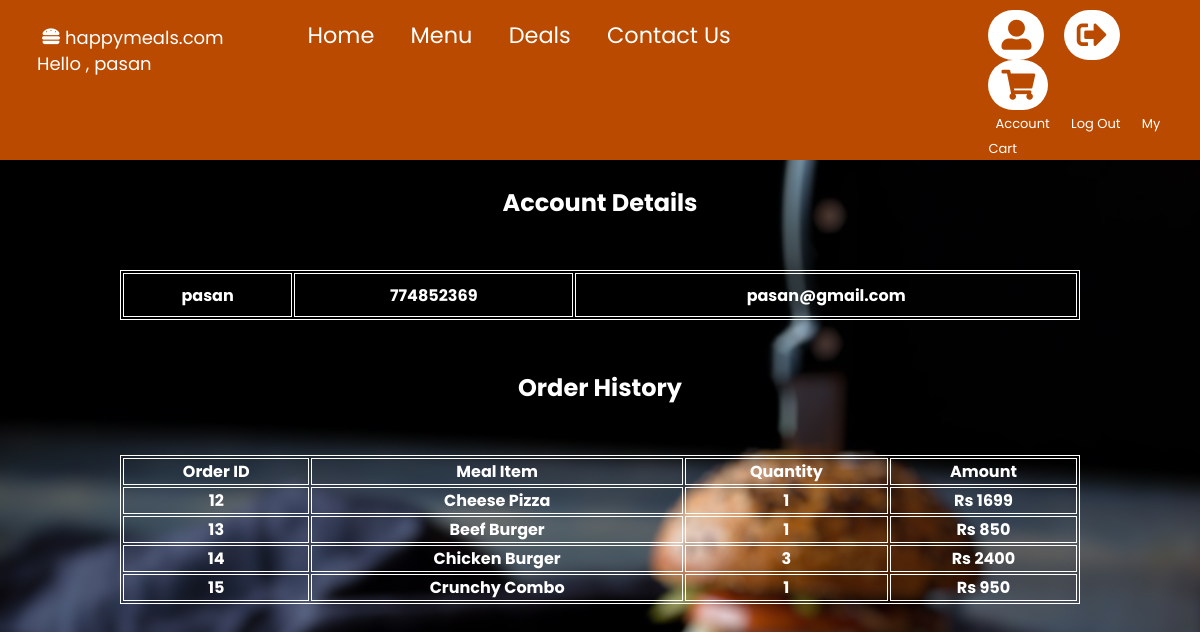
The app's page /account.php (signed in) with its own data.
### tables this page shows
CREATE TABLE `users` (
  `id` int(11) NOT NULL,
  `username` varchar(255) NOT NULL,
  `phoneNo` int(11) NOT NULL,
  `email` varchar(255) NOT NULL,
  `password` varchar(255) NOT NULL,
  `userType` varchar(255) NOT NULL
);

CREATE TABLE `orders` (
  `id` int(11) NOT NULL,
  `user_name` varchar(255) NOT NULL,
  `food_name` varchar(255) NOT NULL,
  `quentity` int(11) NOT NULL,
  `Address` varchar(255) NOT NULL,
  `phone_no` int(11) NOT NULL,
  `payment_method` varchar(255) NOT NULL,
  `amount` int(11) NOT NULL,
  `date` timestamp NOT NULL DEFAULT current_timestamp()
);

### account.php (the view, shortened to what this page needs)
<?php
	  include 'config.php';
      if(isset($_SESSION['username']))
      {
          include("usernavbar.php");
      }
      else
      {
         header("Location:index.php");
      }
?>
<!DOCTYPE html>
<html lang="en">
<head>
    <link rel="stylesheet"type = "text/css" href="https://cdnjs.cloudflare.com/ajax/libs/font-awesome/5.15.4/css/all.min.css">
    <link rel="stylesheet" href="style/navbar.css">
    <link rel="stylesheet" href="style/index.css">
</head>
<body>
<center>
    <br>
        <h2>Account Details</h2><br><br>
   <table>
            <?php
                $username= $_SESSION['username'];
                $sql = "SELECT * FROM users WHERE username = '$username'";
                $result = mysqli_query($conn,$sql);
                if($result)
                {
                    while($row = mysqli_fetch_array($result))
                    {
                           ?><tr>
                               <th><?php echo $row['username'];?></th>
                               <th><?php echo $row['phoneNo'];?></th>
                               <th><?php echo $row['email'];?></th>
                            </tr>
                            <?php
                    }
                }
                else
                {
                    echo "<script>alert('fail');</script>";
                }
            ?>
    </table>
    <br><br>
    <h2>Order History</h2><br><br>
    <table id="table">
        <tr>
            <th>Order ID</th>
            <th>Meal Item</th>
            <th>Quantity</th>
            <th>Amount</th>
        </tr>
    <?php
    $username= $_SESSION['username'];
    $sql = "SELECT * FROM orders WHERE user_name = '$username'";
    $result = mysqli_query($conn,$sql);
    if($result)
                {
                    while($row = mysqli_fetch_array($result))
                    {
                           ?><tr>
                               <th><?php echo $row['id'];?></th>
                               <th><?php echo $row['food_name'];?></th>
                               <th><?php echo $row['quentity'];?></th>
                               <th>Rs <?php echo $row['amount'];?></th>
                            </tr>
                            <?php
                    }
                }
    ?>
</table>
</center>
</body>
</html>
</body>
</html>

### style/navbar.css (style rules this page uses)
* { padding: 0; margin: 0; box-sizing: border-box; }
body { font-family: 'Poppins', sans-serif; }

### account.php (style rules this page uses)
body { background-image:url("Images/menuback.jpg"); size:cover; position:center; color:white; }
table { width:80%; border:1px solid white; min-height:50px; }
table th { border:1px solid white; }

### records on screen
users: username "pasan", phoneNo "774852369", email "pasan@gmail.com"
orders: id "12", food_name "Cheese Pizza", quentity "1", amount "1699"
orders: id "13", food_name "Beef Burger", quentity "1", amount "850"
orders: id "14", food_name "Chicken Burger", quentity "3", amount "2400"
orders: id "15", food_name "Crunchy Combo", quentity "1", amount "950"

### other values on screen
$_SESSION['username'] "pasan"
